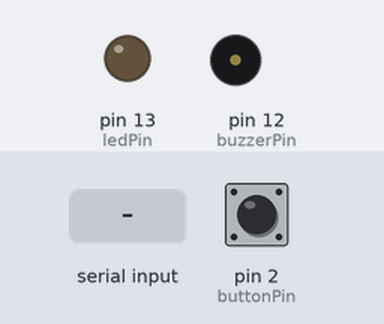
A sketch run on a simulated Arduino Uno, built with avr-gcc and run on an emulated ATmega328P. On the bench: output pins drawn as LEDs (lit = HIGH), buzzer (waves = sounding). The inputs (shaded band) are chosen by the test bench; at power-on: pin 2 (buttonPin) HIGH.

Above: at 1.2 s.
1.3 s: "B" received over Serial
At 1.7 s:
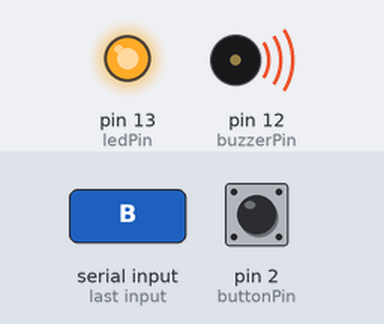
Timing chart, 0 to 4.3 s (numbered marks = the images above; inputs shaded):
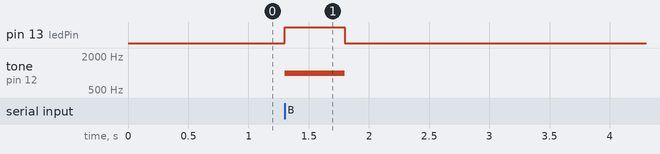

Measured:
- after the input at 1.3 s, pin 13 (ledPin): LOW → HIGH at once, → LOW 0.50 s later; tone on pin 12 (buzzerPin): silent → 1000 Hz at once, → silent 0.50 s later

The sketch:

ActiveBreaks.ino
```cpp
// ActiveBreaks.ino
// Arduino sketch for the ActiveBreaks project

#include <Arduino.h>

const int ledPin = 13;         // Pin connected to the LED
const int buzzerPin = 12;      // Pin connected to the buzzer
const int buttonPin = 2;       // Pin connected to the snooze button

bool breakTime = false;         // Flag to indicate break time
unsigned long breakInterval = 600000; // Break interval (10 minutes)
unsigned long lastActivityTime; // Last recorded activity time

void setup() {
    pinMode(ledPin, OUTPUT);      // Set LED pin as output
    pinMode(buzzerPin, OUTPUT);   // Set buzzer pin as output
    pinMode(buttonPin, INPUT_PULLUP); // Set button pin as input with pull-up resistor

    Serial.begin(9600);            // Initialize serial communication
    lastActivityTime = millis();   // Initialize last activity time
}

void loop() {
    // Check for incoming serial data
    if (Serial.available() > 0) {
        // Read the data sent from the Python script
        char incomingByte = Serial.read();
        if (incomingByte == 'B') {
            breakTime = true; // Break signal received
            alertUser();      // Alert user for break
        }
    }

    // Check if it's time for a break based on the interval
    if (millis() - lastActivityTime >= breakInterval && !breakTime) {
        breakTime = true;  // Time for a break
        alertUser();       // Alert user for break
    }

    // Check if the snooze button is pressed
    if (digitalRead(buttonPin) == LOW) {
        snoozeBreak();      // Snooze the break
    }

    // Reset the breakTime flag if break is taken
    if (breakTime && !digitalRead(buttonPin)) {
        breakTime = false;
        lastActivityTime = millis(); // Reset activity time after break
    }
}

void alertUser() {
    digitalWrite(ledPin, HIGH);  // Turn on the LED
    tone(buzzerPin, 1000);       // Sound buzzer at 1000 Hz
    delay(500);                  // Alert for half a second
    noTone(buzzerPin);           // Stop sound
    digitalWrite(ledPin, LOW);   // Turn off the LED
}

void snoozeBreak() {
    breakTime = false;           // Disable break reminder
    lastActivityTime = millis(); // Reset activity timer
    delay(2000);                 // Wait for 2 seconds before resuming
}
```
